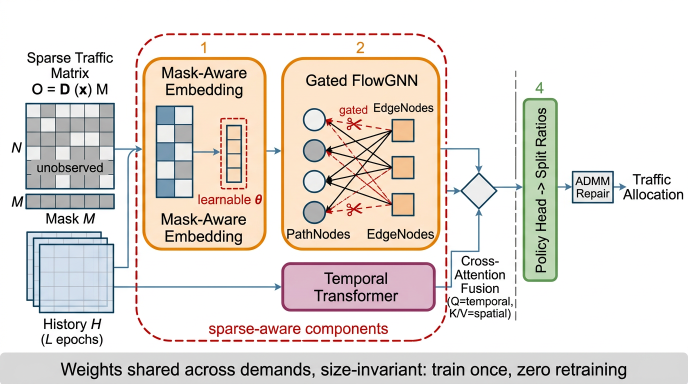
#> input picture paper/figures/architecture-draft.png, 1376 x 768 px (shown at 1/2 size)
$ python edit_architecture_png.py
#> lines starting #> are read from the running program, lines starting #| are printed output that depends on the picture; after the words box and inside, x2 and y2 are one past the last pixel; in counts of white or black regions, pixels touching at a corner belong together
#!/usr/bin/env python3
"""Pixel-level edits on the v1 ImageGen architecture draft.

Three requested changes (everything else is copied verbatim from the draft):
  1. add the missing stage badge "3" (the draft only had 1, 2, 4);
  2. centre the purple Temporal Transformer box under the red dashed frame;
  3. replace the 3-bend detour from the Temporal Transformer to the fusion
     diamond by a single-bend L route; the "Cross-Attention Fusion" caption
     that used to squeeze it is translated straight down;
  4. lift the fusion diamond by 7 px so that its axis coincides with the
     y=374 spine shared by the three downstream arrows, the ADMM box and the
     "Traffic Allocation" label (the draft had the diamond 7 px too low, so its
     output left the upper-right edge instead of the right apex);
  5. delete the redundant second spatial arrow into the left apex (spatial now
     enters from the top, temporal from the bottom, output leaves to the right);
  6. redraw the upper half of the grey dashed separator, where the draft had
     merged several dashes into two solid 59/64 px strokes and dropped one.

Source  : architecture-draft.png   (untouched)
Output  : architecture-v1-edited.png
"""
from PIL import Image, ImageDraw, ImageFont
import numpy as np

SRC = 'architecture-draft.png'
DST = 'architecture-v1-edited.png'

im = Image.open(SRC).convert('RGB')
#> im is the input picture: PIL image 1376x768 RGB; mean R, G, B 229.3, 223, 217.8
arr = np.array(im).astype(int)
R, G, B = arr[..., 0], arr[..., 1], arr[..., 2]
WHITE = (255, 255, 255)


def bbox(mask, x0, x1, y0, y1, label):
    ys, xs = np.nonzero(mask[y0:y1, x0:x1])
    b = (x0 + xs.min(), x0 + xs.max(), y0 + ys.min(), y0 + ys.max())
    print(f'{label}: x {b[0]}-{b[1]}  y {b[2]}-{b[3]}')
    return b


# ---------------------------------------------------------------- measurements
purple = (R > 100) & (R < 245) & (B > 110) & (R - G > 18) & (B - G > 12)
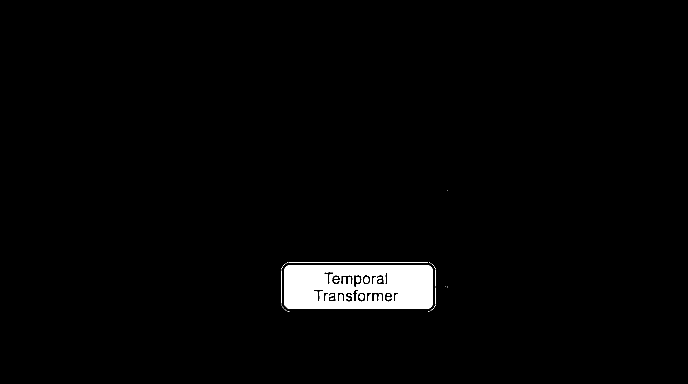
#> purple: shape (768, 1376) bool (shown at 1/2 size); 2.3% white; 36 white regions (23 under 20 px), largest, box (x1, y1, x2, y2) and area: (568, 530, 866, 618) 23100, (577, 524, 856, 525) 279, (728, 554, 737, 566) 80
px0, px1, py0, py1 = bbox(purple, 500, 885, 505, 645, 'purple box')
#> in bbox, `b = (x0 + xs.min(), x0 + xs.max(), y0 + ys.min(), y0 + ys.max())`: b = (562, 871, 524, 622)
#| purple box: x 562-871  y 524-622
#> px0 = 562; px1 = 871; py0 = 524; py1 = 622

red = (R > 140) & (G < 70) & (B < 80)
#> red: shape (768, 1376) bool; 0.89% white; 246 white regions (97 under 20 px), largest, box (x1, y1, x2, y2) and area: (693, 406, 724, 432) 232, (694, 236, 723, 260) 221, (511, 389, 524, 408) 135
rc = red.sum(0)
#> rc = 1376 values, max 338 at index 272, min 0 at index 0, mean 6.85
frame_l = int(np.argmax(rc[200:400]) + 200)
#> frame_l = 272
frame_r = int(np.argmax(rc[800:950]) + 800)
#> frame_r = 892
shift = int(round((frame_l + frame_r) / 2 - (px0 + px1) / 2))
#> shift = -134
print(f'red frame verticals: {frame_l}, {frame_r} -> box shift {shift}')
#| red frame verticals: 272, 892 -> box shift -134

black = (R < 110) & (G < 110) & (B < 110)
#> black: shape (768, 1376) bool; 4.8% white; 393 white regions (69 under 20 px), largest, box (x1, y1, x2, y2) and area: (606, 238, 829, 448) 5082, (51, 206, 229, 379) 3141, (53, 463, 228, 626) 2529
lx0, lx1, ly0, ly1 = bbox(black, 880, 1029, 505, 660, 'fusion caption')
#| fusion caption: x 891-1024  y 512-638
#> lx0 = 891; lx1 = 1024; ly0 = 512; ly1 = 638

# ------------------------------------------------------------------- constants
PAD = 3
CAP_DY = 58                     # caption slides straight down
ARROW_Y = 562                   # y of the new horizontal segment
VX = 957                        # x of the new vertical segment (diamond apex)
STUB_Y0, STUB_Y1 = 566, 584     # rows the old stub covered on the box edge
CLEAN_ROW = 556                 # a stub-free row of the same box edge
SPINE = 374                     # y of the downstream arrow spine
DIA_AXIS = 381                  # y of the diamond axis in the draft
DIA_RECT = (895, 312, 1004, 442)   # diamond + its three arrowheads
DIA_DY = SPINE - DIA_AXIS       # lift needed to put the diamond on the spine
DIA_BOT = 429                   # bottom arrowhead base after the lift
APEX_X = 992                    # x of the diamond right apex
MIRROR = 1915                   # x_left = MIRROR - x_right (axis at 957.5)
GX0, GX1 = 1026, 1039           # x band of the grey dashed separator
GREY_TOP, GREY_SPLIT = 142, 402  # keep the correct lower half from GREY_SPLIT
DASH_PERIOD, DASH_LEN = 24.56, 19

box_rect = (px0 - PAD, py0 - PAD, px1 + PAD + 1, py1 + PAD + 1)
#> box_rect = (559, 521, 875, 626)
head_rect = (528, 560, 566, 590)             # history arrowhead + some shaft
cap_rect = (lx0 - 2, ly0 - 4, lx1 + 3, ly1 + 4)
#> cap_rect = (889, 508, 1027, 642)

# ------------------------------------------------- blocks that have to travel
bb = np.array(im.crop(box_rect)).astype(int)
for y in range(STUB_Y0, STUB_Y1):            # heal the old stub on the right
    for x in range(px1 - 3, box_rect[2]):    # edge by cloning a clean row
        bb[y - box_rect[1], x - box_rect[0]] = arr[CLEAN_ROW, x]
#> bb: shape (105, 316, 3) int64; mean R, G, B 198.1, 159.3, 178.7
box_blk = Image.fromarray(bb.astype(np.uint8))

head_blk = im.crop(head_rect)

cb = np.array(im.crop(cap_rect)).astype(int)
band = 917 - cap_rect[0]                     # left band: dash + old vertical
#> band = 28
sub = cb[:, :band]
spread = sub.max(2) - sub.min(2)
rows = np.arange(cap_rect[1], cap_rect[3])[:, None]
#> rows = 134 values from 508 to 641
sub[(spread >= 5) & (rows < 585)] = 255      # no glyphs above y=585 there
sub[(sub[..., 0] - sub[..., 1] >= 12) & (rows >= 585)] = 255   # dash only
#> sub: shape (134, 28, 3) int64; mean R, G, B 233.1, 232.8, 232.9
cb[:, :band] = sub
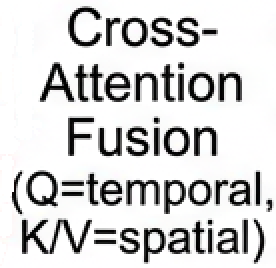
#> cb: shape (134, 138, 3) int64 (shown 2 times larger); mean R, G, B 213.1, 213, 213
cap_blk = Image.fromarray(cb.astype(np.uint8))

# dashed frame pixels (core + antialiasing) that the caption move would eat
frm = (R - G > 35) & (R - B > 25)
#> frm: shape (768, 1376) bool; 4.1% white; 197 white regions (16 under 20 px), largest, box (x1, y1, x2, y2) and area: (562, 114, 881, 501) 8617, (284, 114, 533, 501) 7233, (563, 524, 872, 623) 4817
frame_patch = [(x, y, tuple(arr[y, x]))
               for y in range(cap_rect[1] - 1, cap_rect[3] + CAP_DY + 2)
               for x in range(cap_rect[0] - 1, cap_rect[2] + 2)
               if frm[y, x]]
#> frame_patch = 457 items
print('dashed-frame pixels restored:', len(frame_patch))
#| dashed-frame pixels restored: 457

# ------------------------------------------------------------------- operation
out = im.copy()
draw = ImageDraw.Draw(out)

# (a) clear the old purple box, the old history arrowhead and the old caption
draw.rectangle(box_rect, fill=WHITE)
draw.rectangle((head_rect[0] + shift, head_rect[1],
                head_rect[2], head_rect[3]), fill=WHITE)
draw.rectangle(cap_rect, fill=WHITE)

# (b) clear the old 3-bend route: plain wipe where nothing else lives, and a
#     blue-only wipe where it crossed the dashed frame
draw.rectangle((896, 442, 966, 600), fill=WHITE)
o = np.array(out).astype(int)
zone = np.zeros(o.shape[:2], bool)
zone[558:592, 872:897] = True
o[((o[..., 2] - o[..., 0]) >= 3) & (o.sum(2) < 748) & zone] = 255
out = Image.fromarray(o.astype(np.uint8))
draw = ImageDraw.Draw(out)

# (c) put the travelling pieces back
out.paste(box_blk, (box_rect[0] + shift, box_rect[1]))
out.paste(head_blk, (head_rect[0] + shift, head_rect[1]))
out.paste(cap_blk, (cap_rect[0], cap_rect[1] + CAP_DY))
for x, y, c in frame_patch:
    draw.point((x, y), fill=c)
#> this loop made 457 passes
#> (x, y, c) on passes 1 to 3: (890, 507, (255, 200, 197)), (891, 507, (131, 30, 25)), (892, 507, (157, 25, 20))

# (c2) lift the diamond onto the spine.  Its outgoing shaft is tangled with the
#      upper-right edge, so that edge is first rebuilt by mirroring the clean
#      lower-right edge about the diamond axis -- which also wipes the shaft.
oarr = np.array(out)
for y in range(SPINE - 1, SPINE + 2):
    oarr[y, APEX_X - 16:APEX_X + 20] = oarr[2 * DIA_AXIS - y, APEX_X - 16:APEX_X + 20]
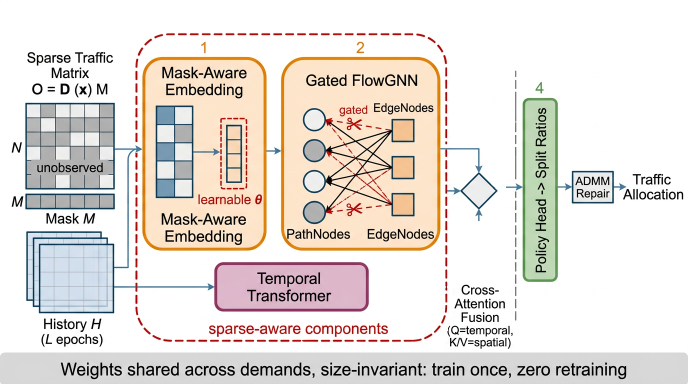
#> oarr: shape (768, 1376, 3) (shown at 1/2 size); mean R, G, B 229.5, 223.1, 217.9
dia = Image.fromarray(oarr[DIA_RECT[1]:DIA_RECT[3], DIA_RECT[0]:DIA_RECT[2]])
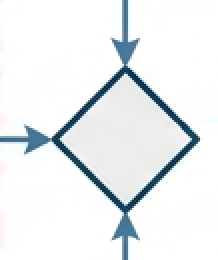
#> dia: PIL image 109x130 RGB (shown 2 times larger); mean R, G, B 235.8, 239.2, 241.2
draw.rectangle(DIA_RECT, fill=WHITE)
out.paste(dia, (DIA_RECT[0], DIA_RECT[1] + DIA_DY))
draw = ImageDraw.Draw(out)

# (c3) re-grow the outgoing shaft, now leaving the right apex itself
o = np.array(out)
sprof = arr[SPINE - 3:SPINE + 4, 1020].astype(np.uint8)
#> sprof = [[250, 255, 255], [233, 254, 255], [104, 135, 153], [71, 110, 137], [122, 157, 180], [244, 253, 253], [253, 253, 253]]
for x in range(APEX_X - 2, 1012):
    for k, c in enumerate(sprof):
        if int(c.sum()) < 735:
            o[SPINE - 3 + k, x] = c
#> o: shape (768, 1376, 3); mean R, G, B 229.5, 223.1, 217.9
out = Image.fromarray(o)
draw = ImageDraw.Draw(out)

# (c4) drop the redundant second spatial arrow.  Its head is fused with the left
#      apex, so that apex is rebuilt from the mirror image of the clean right
#      half; the mirrored shaft is then wiped together with the original one.
o = np.array(out)
for x in range(915, 951):
    o[355:396, x] = o[355:396, MIRROR - x]
#> o: shape (768, 1376, 3); mean R, G, B 229.5, 223.1, 217.9
o[355:396, 896:923] = 255
#> o: shape (768, 1376, 3); mean R, G, B 229.5, 223.1, 217.9
seg = arr[355:396, 888:897]
navy = ((seg[..., 2] - seg[..., 0] > 15) & (seg[..., 2] > 85))[..., None]
o[355:396, 888:897] = np.where(navy, 255, seg).astype(np.uint8)
#> o: shape (768, 1376, 3); mean R, G, B 229.5, 223.1, 217.9

# (c5) redraw the upper half of the grey dashed separator with the rhythm of
#      its (correct) lower half, then put the crossing shaft back on top
dash = o[500:500 + DASH_LEN, GX0:GX1].copy()
o[GREY_TOP - 4:GREY_SPLIT, GX0:GX1] = 255
#> o: shape (768, 1376, 3); mean R, G, B 229.6, 223.2, 218
for k in range(1, 12):
    s = int(round(GREY_SPLIT - DASH_PERIOD * k))
    if s + DASH_LEN <= GREY_TOP:
        continue
    if s < GREY_TOP:
        o[GREY_TOP:s + DASH_LEN, GX0:GX1] = dash[GREY_TOP - s:]
    else:
        o[s:s + DASH_LEN, GX0:GX1] = dash
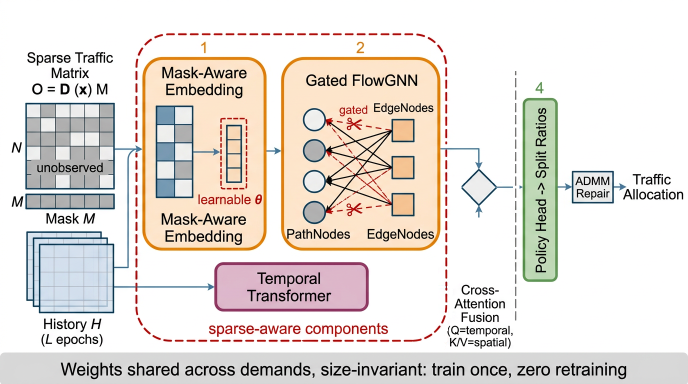
#> o: shape (768, 1376, 3) (shown at 1/2 size); mean R, G, B 229.5, 223.2, 217.9
for x in range(GX0, GX1):
    for k, c in enumerate(sprof):
        if int(c.sum()) < 735:
            o[SPINE - 3 + k, x] = c
#> o: shape (768, 1376, 3); under 0.01% of pixels changed, all inside (x1, y1, x2, y2) = (1026, 373, 1039, 376)
out = Image.fromarray(o)
draw = ImageDraw.Draw(out)

# (d) redraw the connector as a single L: box -> right -> up into the diamond
o = np.array(out)
hprof = arr[571:577, 350].astype(np.uint8)       # horizontal line cross-cut
#> hprof = [[247, 255, 255], [169, 199, 218], [61, 100, 125], [80, 116, 140], [195, 221, 238], [248, 255, 255]]
vprof = arr[310, 956:960].astype(np.uint8)       # vertical line cross-cut
#> vprof = [[121, 156, 178], [66, 110, 134], [89, 121, 142], [227, 247, 255]]
for x in range(px1 + shift - 1, VX + 3):
    for k, c in enumerate(hprof):
        if int(c.sum()) < 735:
            o[ARROW_Y - 2 + k, x] = c
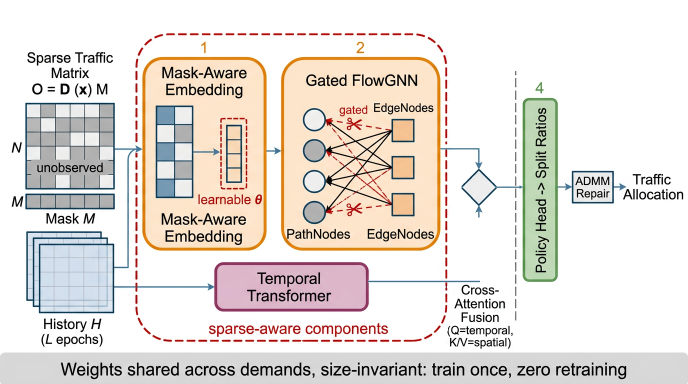
#> o: shape (768, 1376, 3) (shown at 1/2 size); mean R, G, B 229.4, 223.1, 217.8
for y in range(DIA_BOT, ARROW_Y + 3):
    for k, c in enumerate(vprof):
        if int(c.sum()) < 735:
            o[y, VX - 1 + k] = c
#> o: shape (768, 1376, 3); 0.05% of pixels changed, all inside (x1, y1, x2, y2) = (956, 429, 960, 565)
out = Image.fromarray(o)
draw = ImageDraw.Draw(out)

# (e) the missing stage badge "3", styled like 1/2/4 in the temporal colour
font = ImageFont.truetype('/System/Library/Fonts/Helvetica.ttc', 33)
draw.text((986, 299 + DIA_DY), '3', font=font, fill=(126, 46, 84))

# (f) replace the ASCII "(x)" in the header "O = D (x) M" with a proper
#     element-wise product symbol (odot, circle with a centred dot) so the
#     figure matches the formulation notation O^t = D^t \odot M.  The glyphs
#     span x 150-182, y 167-194 (caps 167-188); the D..M gap is centred at
#     x=166, and rows 195-205 are clean white above the grid border at y=206.
draw.rectangle((147, 164, 185, 197), fill=WHITE)     # wipe the old "(x)"
OX, OY, OR = 166, 178, 11                            # centre + radius of odot
draw.ellipse((OX - OR, OY - OR, OX + OR, OY + OR), outline=(0, 0, 0), width=3)
ODOT = 3
draw.ellipse((OX - ODOT, OY - ODOT, OX + ODOT, OY + ODOT), fill=(0, 0, 0))

# (g) MLU 分支没有 ADMM：只重绘右侧后处理区域，保留其余布局。
# 放大绘制后再缩小，保证标签和连线抗锯齿；该步骤可由底图重复生成。
PATCH_X, PATCH_Y = 1117, 325
SCALE = 4
patch = Image.new('RGB', ((out.width - PATCH_X) * SCALE, 128 * SCALE), WHITE)
#> patch: PIL image 1036x512 RGB; every value is 255
pd = ImageDraw.Draw(patch)
navy = (27, 64, 81)
blue = (68, 119, 145)
pd.rectangle((20*SCALE, 14*SCALE, 141*SCALE, 86*SCALE),
             fill=(243, 246, 247), outline=navy, width=3*SCALE)
for x0, x1 in ((0, 20), (141, 163)):
    pd.line((x0*SCALE, 49*SCALE, (x1-5)*SCALE, 49*SCALE),
            fill=blue, width=3*SCALE)
    pd.polygon(((x1*SCALE, 49*SCALE), ((x1-9)*SCALE, 44*SCALE),
                ((x1-9)*SCALE, 54*SCALE)), fill=blue)
label_font = ImageFont.truetype('/System/Library/Fonts/Helvetica.ttc', 22*SCALE)
for text, x, y in (('Neighbor', 80, 37), ('Refinement', 80, 62),
                   ('Traffic', 205, 37), ('Allocation', 205, 62)):
    pd.text((x*SCALE, y*SCALE), text, font=label_font,
            fill=(0, 0, 0), anchor='mm')
optional_font = ImageFont.truetype('/System/Library/Fonts/Helvetica.ttc', 21*SCALE)
pd.text((80*SCALE, 108*SCALE), '(optional)', font=optional_font,
        fill=(70, 70, 70), anchor='mm')
out.paste(patch.resize((out.width - PATCH_X, 128), Image.Resampling.LANCZOS),
          (PATCH_X, PATCH_Y))
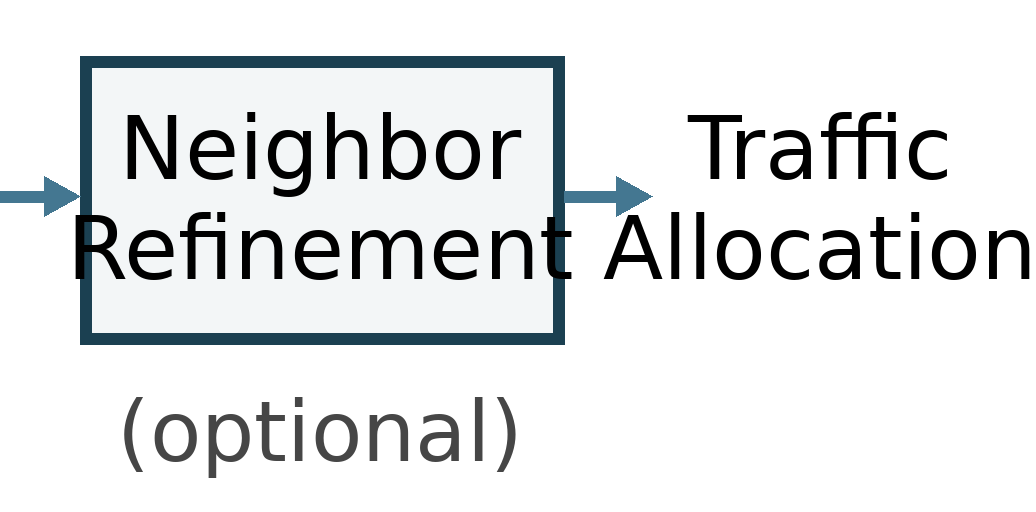
#> patch: PIL image 1036x512 RGB; mean R, G, B 226.6, 228.7, 229.6

out.save(DST)
print('written', DST, out.size)
#| written architecture-v1-edited.png (1376, 768)
